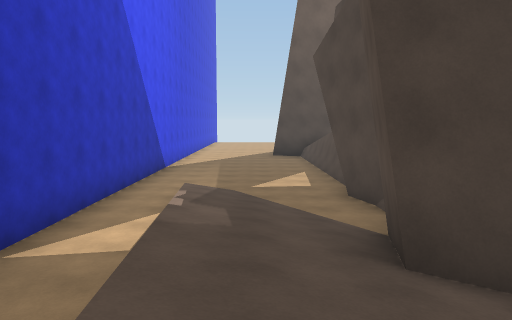
view 1 (above)

16 first-person views from a walk through a scene from a Unity 3-D project. The camera is 1.4 m above the floor, tilts 6° down and sees 70° across. The floor is counted in squares, 2 m on a side. Each view is taken from the middle of a square. On the plan, view 1 faces up. The plan holds only what a view shows up to about 11 squares ahead; the rest is blank. The place goes on beyond the plan. The player character is not drawn.

view 2
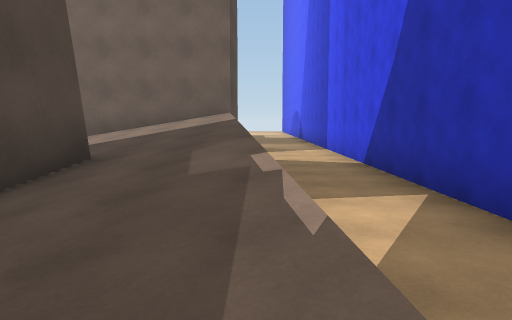

view 3
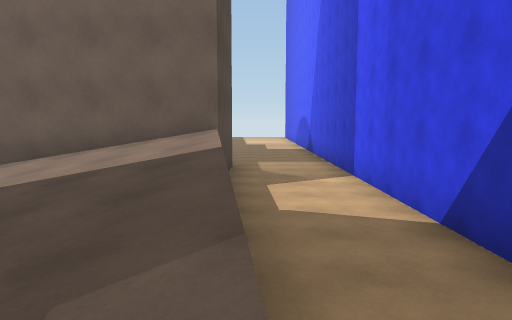

view 4
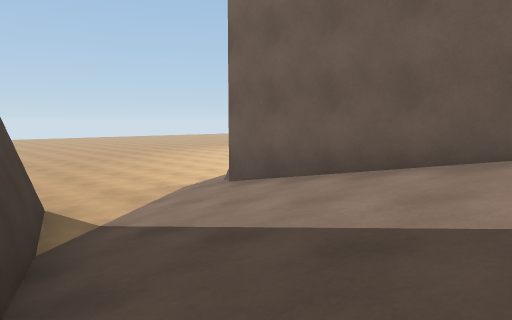

view 5
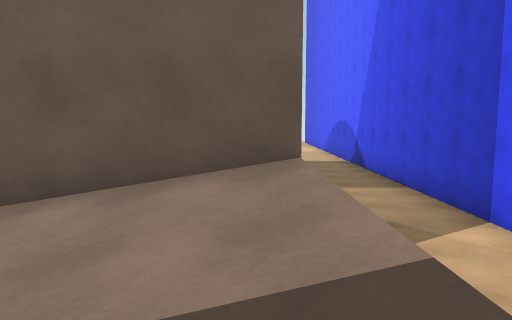

view 6
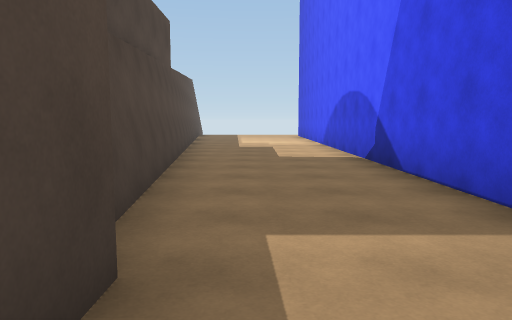

view 7
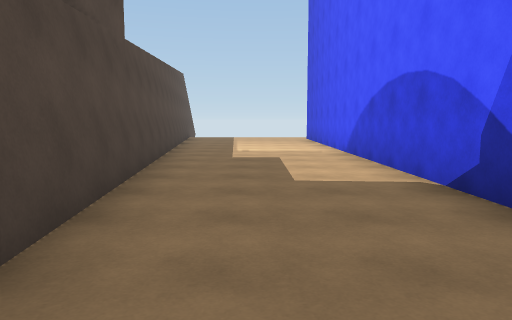

view 8
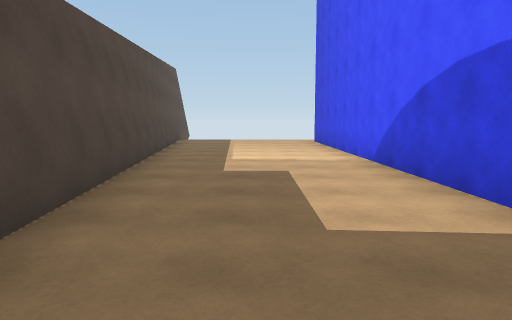

view 9
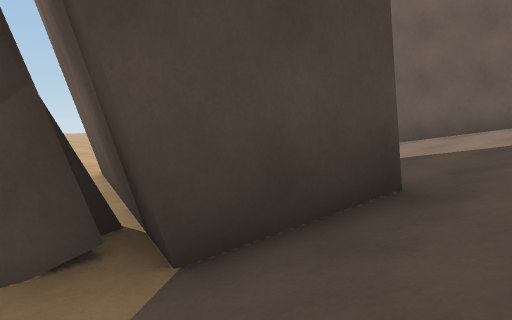

view 10
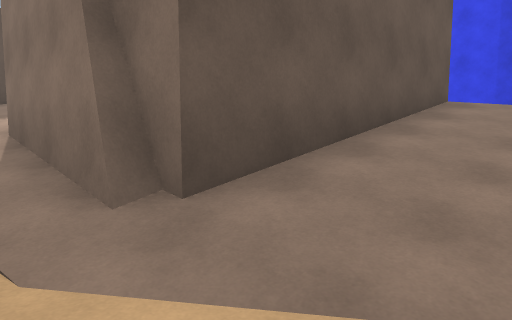

view 11
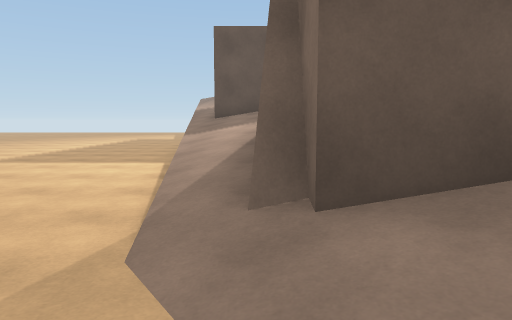

view 12
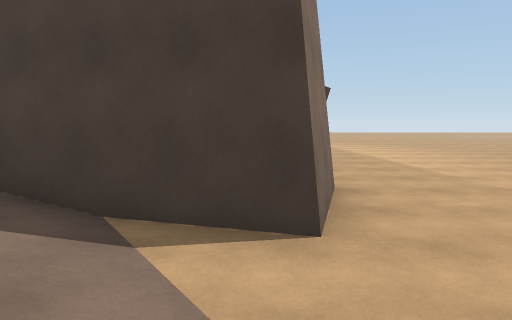

view 13
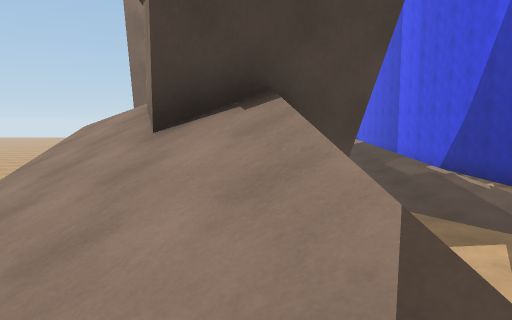

view 14
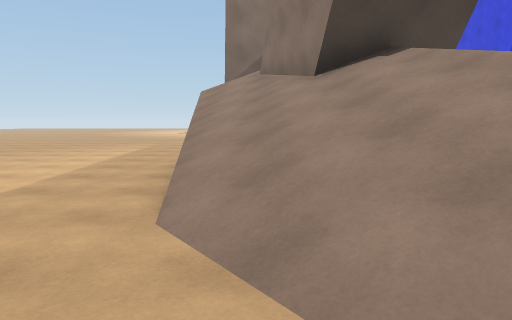

view 15
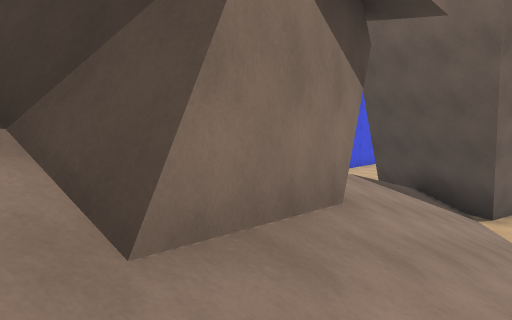

view 16
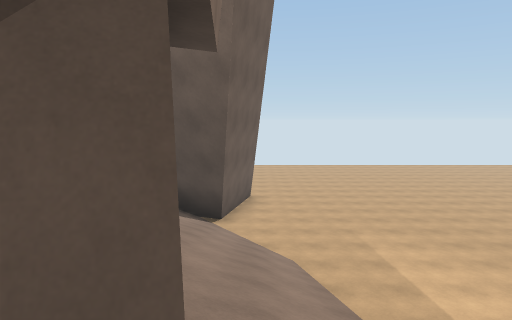

### Floor plan
Key: @ floor where view 1 was taken; # wall or solid block; x gap in a wall; . main floor; : floor 1.5 m higher than the main floor; + floor 1.75 m higher than the main floor; * floor 2 m higher than the main floor; / step, stairs or slope; = window, fence, low wall or low ledge; v drop or lower ground.
Columns run from 3 left of view 1 to 6 right of it. Each row starts with its distance up from view 1.
 17        #..
 16      ###..
 15      =/#..
 14      v//..
 13       ///.
 12       ////
 11 #..../////
 10 #....////#
  9 #..../##/
  8 #./..###//
  7 #.//.###//
  6 #.////#///
  5 #.///##/..
  4 #.=//####.
  3 #.=//####x
  2 #./////##.
  1 #.//////..
  0 #..@/////.
 -1 #..#####/.
 -2 #..#   ##/
 -3 #..#    #/
 -4 #..#    #=
 -5 #..#    #=
 -6 #..##   :=
 -7 #...#  *+#
 -8 #...#  ###
 -9 #...#
-10 #...#
-11 #...#
-12 #...#
-13 #...#
-14 #...##
-15 #....#
-16 #....#
-17 #....#

Where each view was taken, in squares from view 1:
view 1: 0 up, 0 right, facing up
view 2: 8 up, 1 left, facing down
view 3: 5 up, 1 left, facing down
view 4: 3 up, 0 right, facing down-right
view 5: 2 up, 0 right, facing down
view 6: 3 down, 1 left, facing down
view 7: 6 down, 1 left, facing down
view 8: 8 down, 1 left, facing down
view 9: 6 up, 0 right, facing down-right
view 10: 1 up, 6 right, facing down-left
view 11: 1 up, 5 right, facing down
view 12: 1 down, 5 right, facing up
view 13: 13 up, 3 right, facing down
view 14: 15 up, 5 right, facing down
view 15: 6 up, 6 right, facing up-left
view 16: 6 up, 5 right, facing up
